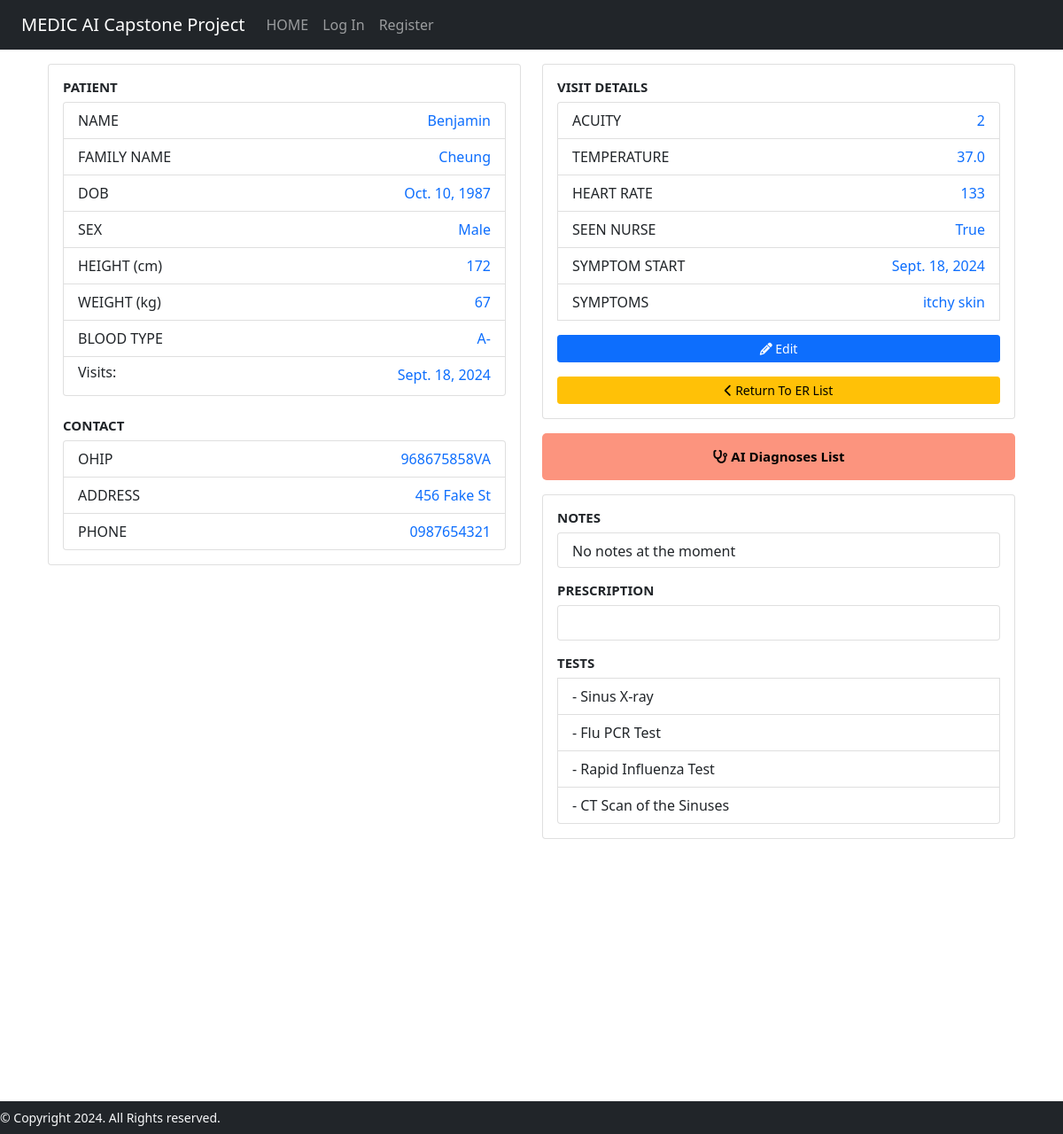
Before: /patientinfo/2 with the older database file.
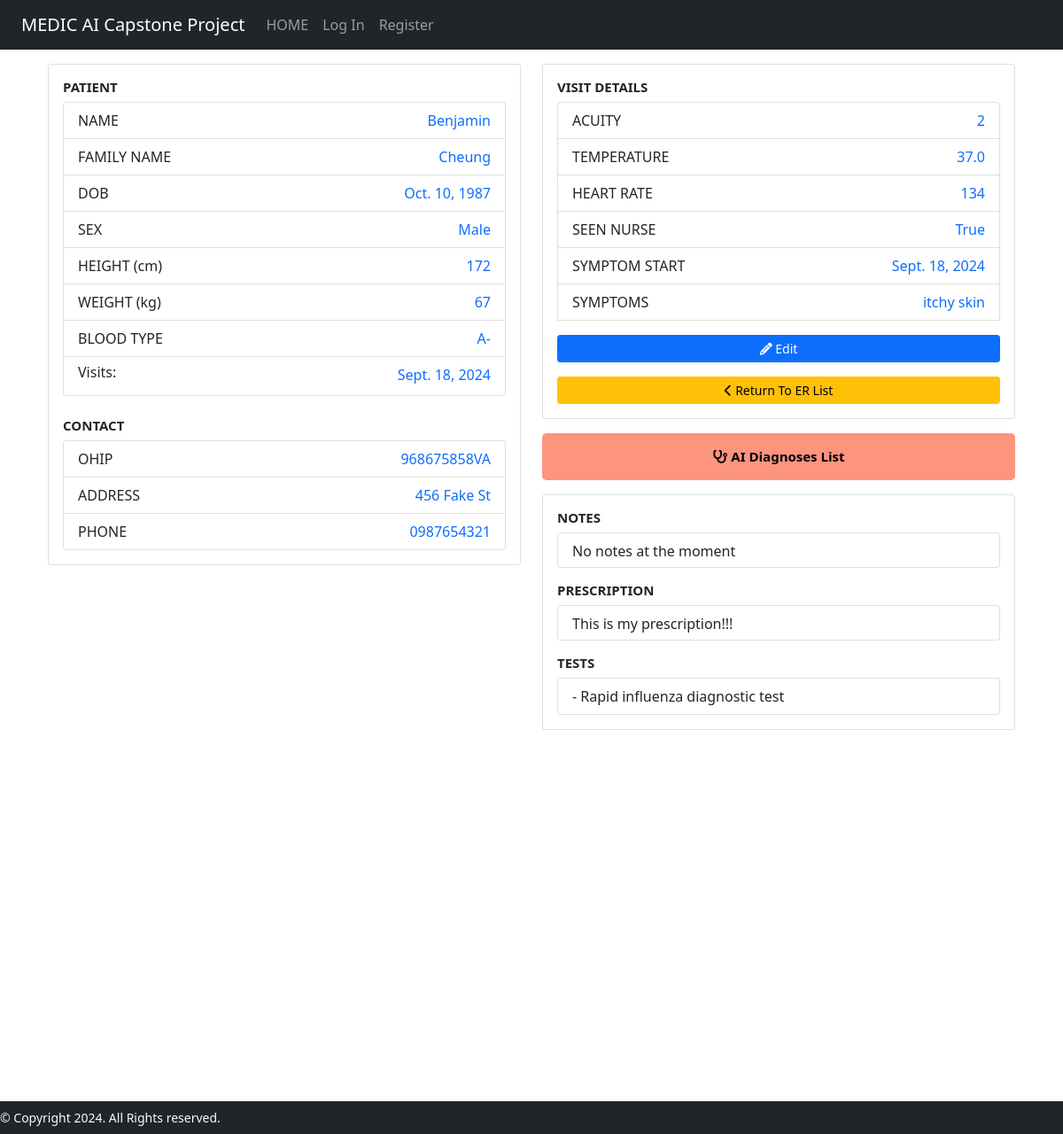
After: the same page with the newer database file.
### medicAI/models.py (models this page shows, shortened)
class Patient(models.Model):
    BLOOD_TYPE = [
        ('AB+', 'AB+'),
        ('AB-', 'AB-'),
        ('A+', 'A+'),
        ('A-', 'A-'),
        ('B+', 'B+'),
        ('B-', 'B-'),
        ('O+', 'O+'),
        ('O-', 'O-'),
    ]
    SEX_CHOICES = [
        ('Male', 'Male'),
        ('Female', 'Female'),
        ('Other', 'Other'),
    ]
    first_name = models.CharField(max_length=64)
    last_name = models.CharField(max_length=64)
    dob = models.DateField()
    address = models.CharField(max_length=64, blank=True)
    phone_number = models.CharField(max_length=10, blank=True)
    height = models.IntegerField(blank=True)
    weight = models.IntegerField(blank=True)
    sex = models.CharField(max_length=6, choices=SEX_CHOICES)
    ohip = models.CharField(max_length=12)
    blood_type = models.CharField(
        max_length=3,
        choices=BLOOD_TYPE,
        default="",
        blank=True
    )

class Hospital_Visit(models.Model):
    ACUITY_CHOICES = [
        ('1', '1'),
        ('2', '2'),
        ('3', '3'),
        ('4', '4'),
        ('5', '5'),
    ]
    patient = models.ForeignKey(Patient, on_delete=models.CASCADE)
    symptom_start_date = models.DateField(default=timezone.now, blank=True)
    acuity = models.CharField(max_length=1, choices=ACUITY_CHOICES, default='5')
    temperature = models.DecimalField(
        max_digits=3,
        decimal_places=1,
        null=True,
        blank=True,
        validators=[MinValueValidator(30), MaxValueValidator(45)]
    )
    heart_rate = models.IntegerField(null=True, blank=True)
    prescription = models.CharField(max_length=200, blank=True)
    diagnosis = models.CharField(max_length=200, blank=True)
    seen_nurse = models.BooleanField(default=False)
    er_doctor = models.ForeignKey(User, on_delete=models.CASCADE, null=True)
    symptoms = models.CharField(max_length=500, null=True, blank=True)

class Medical_Test(models.Model):
    hospital_visit = models.ForeignKey(Hospital_Visit, on_delete=models.CASCADE)
    date = models.DateField(default=timezone.now, blank=False)
    test_name = models.CharField(max_length=200, null=False, blank=False)
    test_notes = models.CharField(max_length=500, null=True, blank=True)

### medicAI/views.py (the view)
# urls.py: path("patientinfo/<str:patient_id>", views.patient_info, name="patientinfo"),
def patient_info(request, patient_id):
    patient = Patient.objects.get(pk=patient_id)
    visit_list = Hospital_Visit.objects.filter(patient=patient_id).order_by('-symptom_start_date')
    most_recent_visit = visit_list.first()
    tests = Medical_Test.objects.filter(hospital_visit=most_recent_visit)
    current_patient = request.session['current_patient'] = patient_id
    context= {
        'patient': patient,
        'visit_list' : visit_list,
        'current_visit': most_recent_visit,
        'tests': tests
    }
    return render(request, "medicAI/patientinfo.html", context)

### medicAI/templates/medicAI/patientinfo.html
{% extends "medicAI/layout.html" %}
{% block body %}
<div class="container" style="margin-top: 1rem; margin-bottom: 3rem;">
    <div class="row">
        <div class="col-md-6">
            <div class="card" style="margin-bottom: 1rem;">
                <div class="card-body">
                    <h5 class="card-title" style="font-size: 15px; font-weight: bold;">PATIENT</h5>
                    <ul class="list-group">
                        <li class="list-group-item">
                            <span style="float: left;">NAME</span>
                            <span class="text-primary" style="float: right;">{{ patient.first_name }}</span>
                        </li>
                        <li class="list-group-item">
                            <span style="float: left;">FAMILY NAME</span>
                            <span class="text-primary" style="float: right;">{{ patient.last_name }}</span>
                        </li>
                        <li class="list-group-item">
                            <span style="float: left;">DOB</span>
                            <span class="text-primary" style="float: right;">{{ patient.dob }}</span>
                        </li>
                        <li class="list-group-item">
                            <span style="float: left;">SEX</span>
                            <span class="text-primary" style="float: right;">{{ patient.sex }}</span>
                        </li>
                        <li class="list-group-item">
                            <span style="float: left;">HEIGHT (cm)</span>
                            <span class="text-primary" style="float: right;">{{ patient.height }}</span>
                        </li>
                        <li class="list-group-item">
                            <span style="float: left;">WEIGHT (kg)</span>
                            <span class="text-primary" style="float: right;">{{ patient.weight }}</span>
                            </li>
                        <li class="list-group-item">
                            <span style="float: left;">BLOOD TYPE</span>
                            <span class="text-primary" style="float: right;">{{ patient.blood_type }}</span></li>
                        <li class="list-group-item" style="display: inline-block;">
                            <h6 style="float: left;">Visits:</h6>
                            <ul class="list-group text-primary" style="list-style-type: none; padding-left: 0;float: right;">
                                {% for visit in visit_list %}
                                <li>{{ visit.symptom_start_date }}</li>
                                {% endfor %}
                            </ul>
                        </li>
                    </ul>
                    <br/>
                    <h5 class="card-title" style="font-size: 15px; font-weight: bold;">CONTACT</h5>
                    <ul class="list-group">
                        <li class="list-group-item"><span style="float: left;">OHIP</span><span class="text-primary" style="float: right;">{{ patient.ohip }}</span></li>
                        <li class="list-group-item"><span style="float: left;">ADDRESS</span><span class="text-primary" style="float: right;">{{ patient.address }}</span></li>
                        <li class="list-group-item"><span style="float: left;">PHONE</span><span class="text-primary" style="float: right;">{{ patient.phone_number }}</span></li>
                </div>
            </div>
        </div>
        <div class="col-md-6">
            <div class="card" style="margin-bottom: 1rem;">
                <div class="card-body">
                    <h5 class="card-title" style="font-size: 15px; font-weight: bold;">VISIT DETAILS</h5>
                    <ul class="list-group">
                        <li class="list-group-item">
                            <span style="float: left;">ACUITY</span>
                            <span class="text-primary" style="float: right;">{{ current_visit.acuity }}</span>
                        </li>
                        <li class="list-group-item">
                            <span style="float: left;">TEMPERATURE</span>
                            <span class="text-primary" style="float: right;">{{ current_visit.temperature }}</span>
                        </li>
                        <li class="list-group-item">
                            <span style="float: left;">HEART RATE</span>
                            <span class="text-primary" style="float: right;">{{ current_visit.heart_rate }}</span>
                        </li>
                        <li class="list-group-item">
                            <span style="float: left;">SEEN NURSE</span>
                            <span class="text-primary" style="float: right;">{{ current_visit.seen_nurse }}</span>
                        </li>
                        <li class="list-group-item">
                            <span style="float: left;">SYMPTOM START</span>
                            <span class="text-primary" style="float: right;">{{ current_visit.symptom_start_date }}</span>
                        </li>
                        <li class="list-group-item">
                            <span style="float: left;">SYMPTOMS</span>
                            <span class="text-primary" style="float: right;">{{ current_visit.symptoms }}</span>
                        </li>
                        <a href="{% url 'editpatientinfo' patient_id=patient.id %}" class="btn btn-primary btn-sm" style="margin-top: 1rem;"><i class="fas fa-pencil-alt"></i> Edit</a>
                        <a href="{% url 'patientlist' %}" class="btn btn-warning btn-sm" style="margin-top: 1rem;"><i class="fas fa-chevron-left"></i> Return To ER List</a>
                    </ul>
                </div>
            </div>
            <div class="card" style="border: none; border-radius: 5px; margin-bottom: 1rem;">
                <a href="{% url 'diagnosis' patient_id=patient.id %}" class="btn btn-primary btn-block"
                    style="background-color: #FC947E; color: black; padding: 15px 72px; border: none; border-radius: 5px; font-weight: bold; font-size: 15px;">
                    <i class="fas fa-stethoscope"></i> AI Diagnoses List
                </a>
            </div>
            <div class="card">
                <div class="card-body">
                    <h5 class="card-title" style="font-size: 15px; font-weight: bold;">NOTES</h5>
                    <ul class="list-group">
                        <li class="list-group-item" style="height: 2.5rem;">{{ current_visit.diagnosis }}</li>
                    </ul>
                    <h5 class="card-title" style="font-size: 15px; font-weight: bold; margin-top: 1rem;">PRESCRIPTION</h5>
                    <ul class="list-group">
                        <li class="list-group-item" style="height: 2.5rem;"> {{ current_visit.prescription }}</li>
                    </ul>
                    <ul class="list-group">
                        <h5 class="card-title" style="font-size: 15px; font-weight: bold; margin-top: 1rem;">TESTS</h5>
                        {% for test in tests %}
                            <li class="list-group-item">- {{ test.test_name }}</li>
                        {% endfor %}
                    </ul>
                </div>
            </div>
        </div>
    </div>
</div>
{% endblock %}

### medicAI/templates/medicAI/layout.html (shortened to what this page needs)
<!DOCTYPE html>
    <html lang="en">
        <head>
            {% load bootstrap5 %}
            {% bootstrap_css %}
            {% load static %}
            <link href="{% static 'medicAI/styles.css' %}" rel="stylesheet">
            <link href="{% static 'fontawesomefree/css/fontawesome.css' %}" rel="stylesheet" type="text/css">
            <link href="{% static 'fontawesomefree/css/brands.css' %}" rel="stylesheet" type="text/css">
            <link href="{% static 'fontawesomefree/css/solid.css' %}" rel="stylesheet" type="text/css">
            <link href="https://cdn.jsdelivr.net/npm/bootstrap@5.0.0-alpha3/dist/css/bootstrap.min.css" rel="stylesheet">
            <link rel="stylesheet" href="https://cdnjs.cloudflare.com/ajax/libs/bootstrap-datepicker/1.9.0/css/bootstrap-datepicker.min.css">
            <link rel="stylesheet" href="https://cdnjs.cloudflare.com/ajax/libs/font-awesome/4.7.0/css/font-awesome.min.css">
        </head>
        <body>
            <nav class="navbar navbar-expand-lg navbar-dark bg-dark">
                <div class="container-fluid">
                    <a class="navbar-brand" href="/">MEDIC AI Capstone Project</a>
                    <div class="collapse navbar-collapse" id="navbarSupportedContent">
                        <ul class="navbar-nav me-auto mb-2 mb-lg-0">
                            <li class="nav-item">
                                <a class="nav-link" href="/">HOME</a>
                            </li>
                            {% if user.is_authenticated %}
                            <li class="nav-item">
                                <a class="nav-link" href="{% url 'patientlist' %}">PATIENTS</a>
                            </li>
                            <li class="nav-item">
                                <a class="nav-link" href="{% url 'logout' %}" name="logout">Log Out</a>
                            </li>
                            <li class="nav-item">
                                <a class="nav-link" href="" id="user-logo"></a>
                            </li>
                            {% else %}
                            <li class="nav-item">
                                <a class="nav-link" href="{% url 'login' %}">Log In</a>
                            </li>
                            <li class="nav-item">
                                <a class="nav-link" href="#">Register</a>
                            </li>
                            {% endif %}
                        </ul>
                    </div>
                </div>
            </nav>
            {% block body %}
            {% endblock %}
            <footer>
                <nav class="navbar fixed-bottom nav-background nav bg-dark" style="text-align: center; padding: 0;">
                  <small class="display-50 navbar-text text-light">&copy; Copyright 2024. All Rights reserved.</small>
                </nav>
            </footer>
        </body>
    </html>
<!DOCTYPE html>

### medicAI/static/medicAI/styles.css (style rules this page uses)
body { min-height: 80rem; }
.card { border: none; border-radius: 5px; background-color: #E8E5E4; }
.list-group-item { display: inline-block; }

Changed rows visible on the page:
removed Medical_Test: test_name "Sinus X-ray"
removed Medical_Test: test_name "Flu PCR Test"
removed Medical_Test: test_name "Rapid Influenza Test"
removed Medical_Test: test_name "CT Scan of the Sinuses"
changed Hospital_Visit "True": heart_rate "133" → "134"; prescription (not shown) → "This is my prescription!!!"
added Medical_Test: test_name "Rapid influenza diagnostic test"
